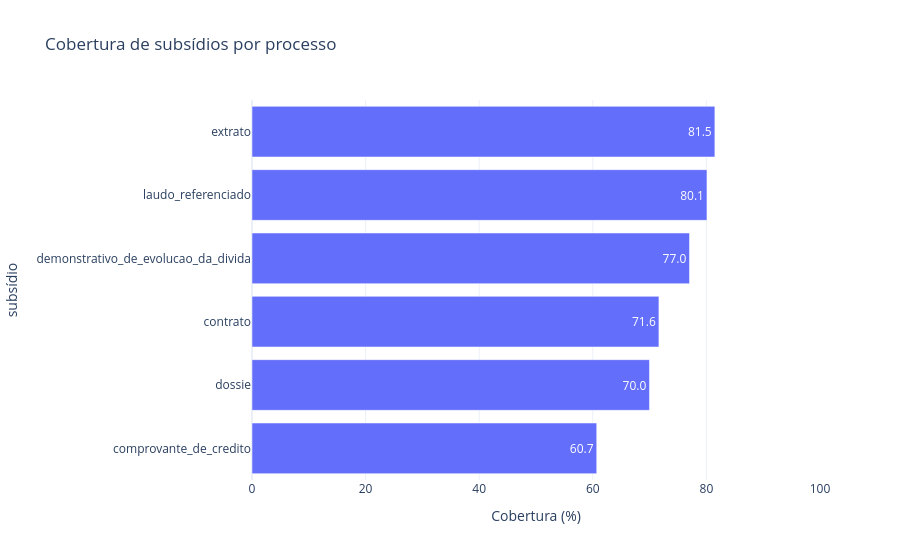
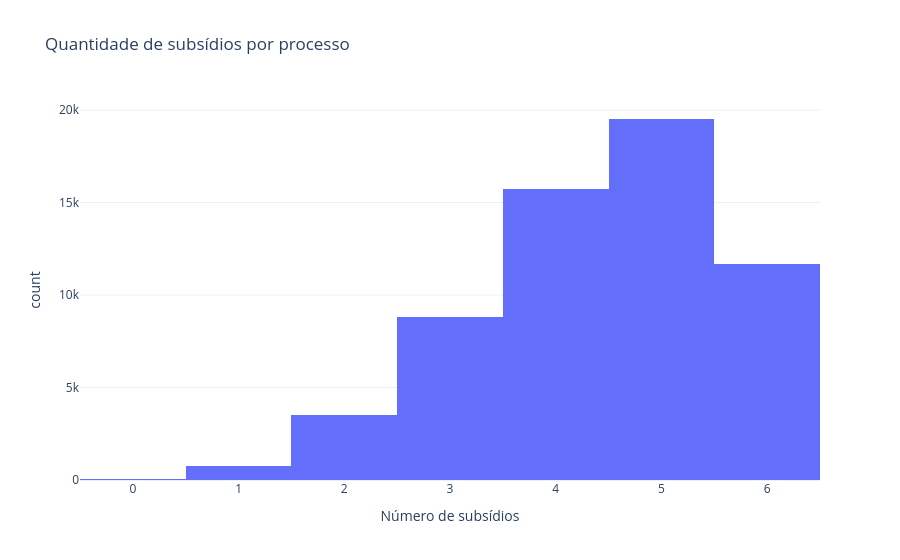
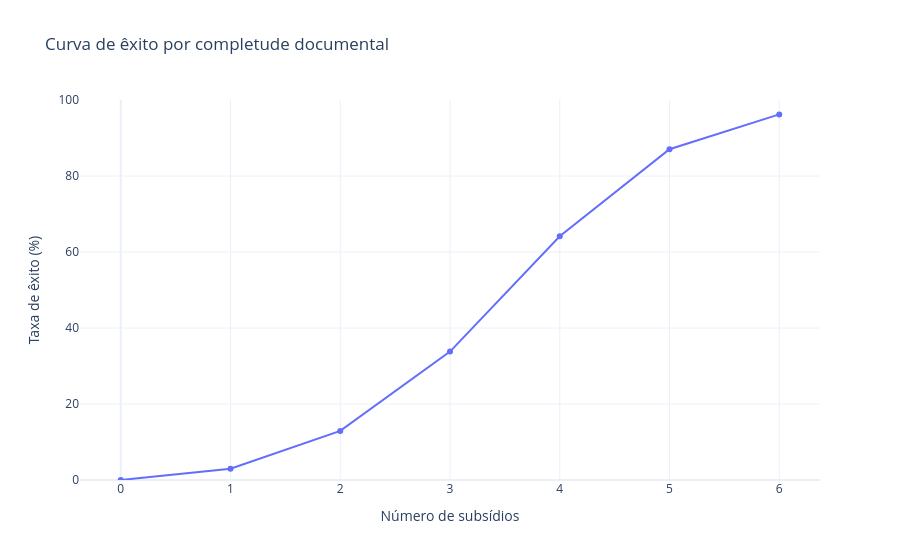

Notebook source saved alongside these figures, in order:
### Code cell
# Completude: frequência individual de cada documento de defesa.
coverage = (df[DOCS].mean().mul(100).sort_values().rename('cobertura_pct').reset_index()
            .rename(columns={'index': 'subsídio'}))
fig = px.bar(coverage, x='cobertura_pct', y='subsídio', orientation='h', text_auto='.1f',
             title='Cobertura de subsídios por processo', labels={'cobertura_pct': 'Cobertura (%)'})
fig.update_layout(template='plotly_white', yaxis={'categoryorder': 'total ascending'})
fig.update_xaxes(range=[0, 100])
fig.show()

px.histogram(df, x='qtd_subsidios', nbins=7, title='Quantidade de subsídios por processo',
             labels={'qtd_subsidios': 'Número de subsídios'}).update_layout(template='plotly_white').show()

curva = (df.groupby('qtd_subsidios', as_index=False)
           .agg(processos=('numero_processo', 'size'), taxa_exito=('teve_nao_exito', lambda s: 1 - s.mean()),
                condenacao_media=('valor_da_condenacao_indenizacao', 'mean')))
curva['taxa_exito_pct'] = curva['taxa_exito'] * 100
fig = px.line(curva, x='qtd_subsidios', y='taxa_exito_pct', markers=True,
              hover_data=['processos', 'condenacao_media'], title='Curva de êxito por completude documental',
              labels={'qtd_subsidios': 'Número de subsídios', 'taxa_exito_pct': 'Taxa de êxito (%)'})
fig.update_layout(template='plotly_white')
fig.update_yaxes(range=[0, 100])
fig.show()

### Figure 1 — Plotly figure (JSON) as saved in the notebook; plotly's stock layout.template omitted (floating-point values rounded to 4 significant figures)
{"data": [{"hovertemplate": "Cobertura (%)=%{x}<br>subsídio=%{y}<extra></extra>", "legendgroup": "", "marker": {"color": "#636efa", "pattern": {"shape": ""}}, "name": "", "orientation": "h", "showlegend": false, "textposition": "auto", "texttemplate": "%{x:.1f}", "type": "bar", "x": [60.69, 69.98, 71.64, 77.03, 80.1, 81.49], "xaxis": "x", "y": ["comprovante_de_credito", "dossie", "contrato", "demonstrativo_de_evolucao_da_divida", "laudo_referenciado", "extrato"], "yaxis": "y"}], "layout": {"barmode": "relative", "legend": {"tracegroupgap": 0}, "title": {"text": "Cobertura de subsídios por processo"}, "xaxis": {"anchor": "y", "domain": [0.0, 1.0], "range": [0, 100], "title": {"text": "Cobertura (%)"}}, "yaxis": {"anchor": "x", "categoryorder": "total ascending", "domain": [0.0, 1.0], "title": {"text": "subsídio"}}}}

### Figure 2 — Plotly figure (JSON) as saved in the notebook; plotly's stock layout.template omitted (floating-point values rounded to 4 significant figures; data arrays with more than 128 entries replaced by an {"elided": "..."} marker saying what was removed)
{"data": [{"bingroup": "x", "hovertemplate": "Número de subsídios=%{x}<br>count=%{y}<extra></extra>", "legendgroup": "", "marker": {"color": "#636efa", "pattern": {"shape": ""}}, "name": "", "nbinsx": 7, "orientation": "v", "showlegend": false, "type": "histogram", "x": {"elided": "60000 int values"}, "xaxis": "x", "yaxis": "y"}], "layout": {"barmode": "relative", "legend": {"tracegroupgap": 0}, "title": {"text": "Quantidade de subsídios por processo"}, "xaxis": {"anchor": "y", "domain": [0.0, 1.0], "title": {"text": "Número de subsídios"}}, "yaxis": {"anchor": "x", "domain": [0.0, 1.0], "title": {"text": "count"}}}}

### Figure 3 — Plotly figure (JSON) as saved in the notebook; plotly's stock layout.template omitted (floating-point values rounded to 4 significant figures)
{"data": [{"customdata": [[57.0, 10580.0], [745.0, 10330.0], [3498.0, 9189.0], [8811.0, 7003.0], [15720.0, 3798.0], [19520.0, 1362.0], [11650.0, 390.0]], "hovertemplate": "Número de subsídios=%{x}<br>Taxa de êxito (%)=%{y}<br>processos=%{customdata[0]}<br>condenacao_media=%{customdata[1]}<extra></extra>", "legendgroup": "", "line": {"color": "#636efa", "dash": "solid"}, "marker": {"symbol": "circle"}, "mode": "lines+markers", "name": "", "orientation": "v", "showlegend": false, "type": "scatter", "x": [0, 1, 2, 3, 4, 5, 6], "xaxis": "x", "y": [0.0, 2.953, 12.92, 33.8, 64.12, 87.05, 96.22], "yaxis": "y"}], "layout": {"legend": {"tracegroupgap": 0}, "title": {"text": "Curva de êxito por completude documental"}, "xaxis": {"anchor": "y", "domain": [0.0, 1.0], "title": {"text": "Número de subsídios"}}, "yaxis": {"anchor": "x", "domain": [0.0, 1.0], "range": [0, 100], "title": {"text": "Taxa de êxito (%)"}}}}
